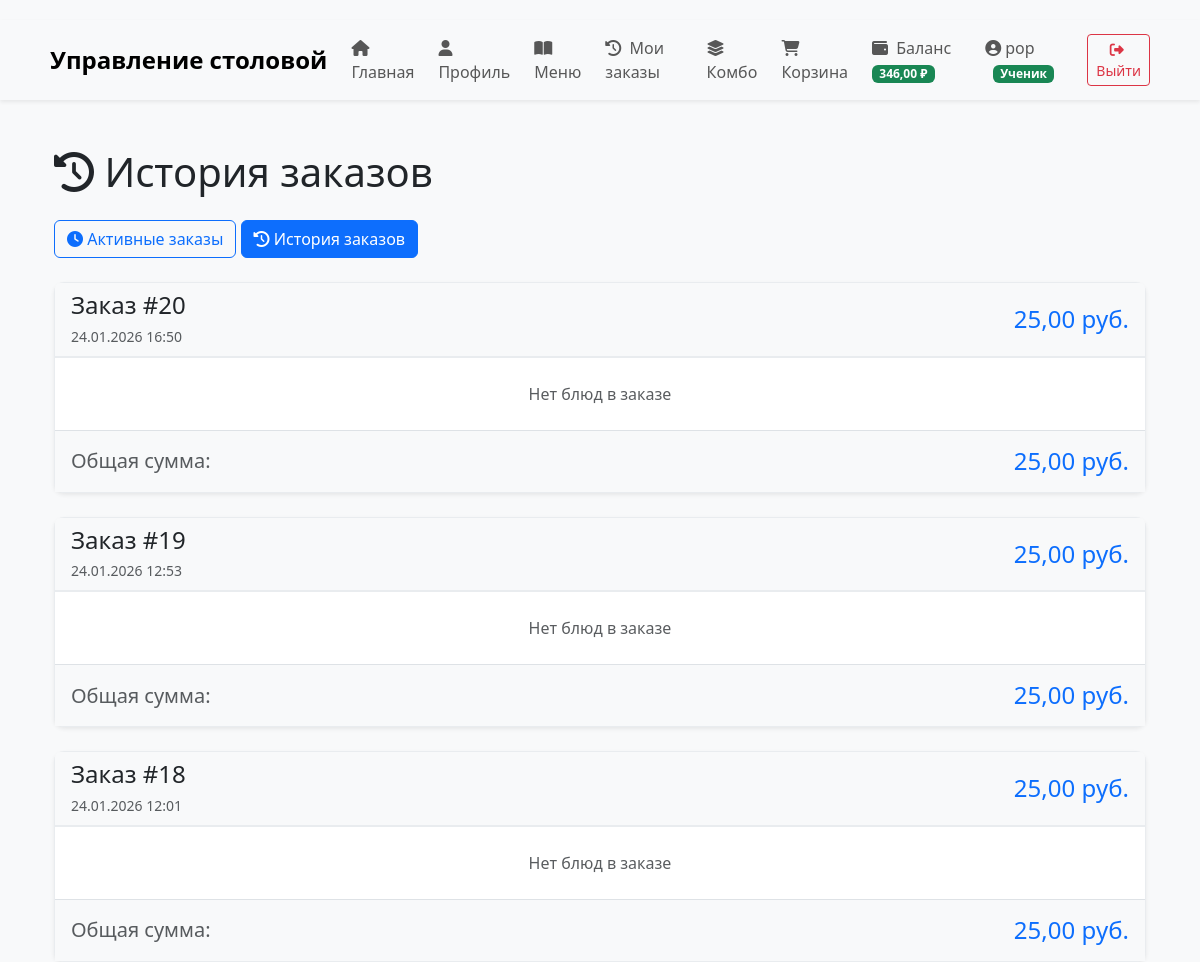
Page /order-history/ (signed in, upper part) on the earlier database version.
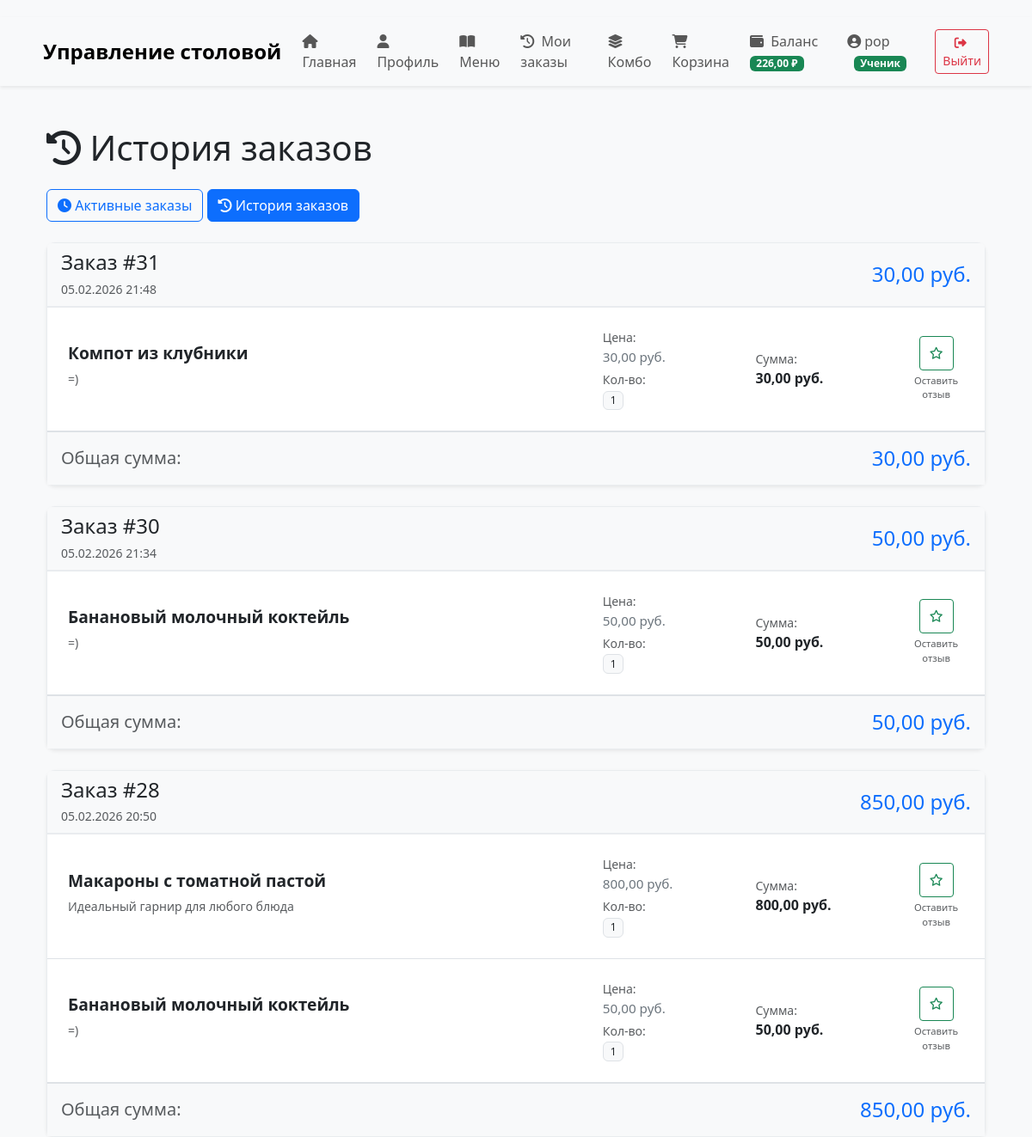
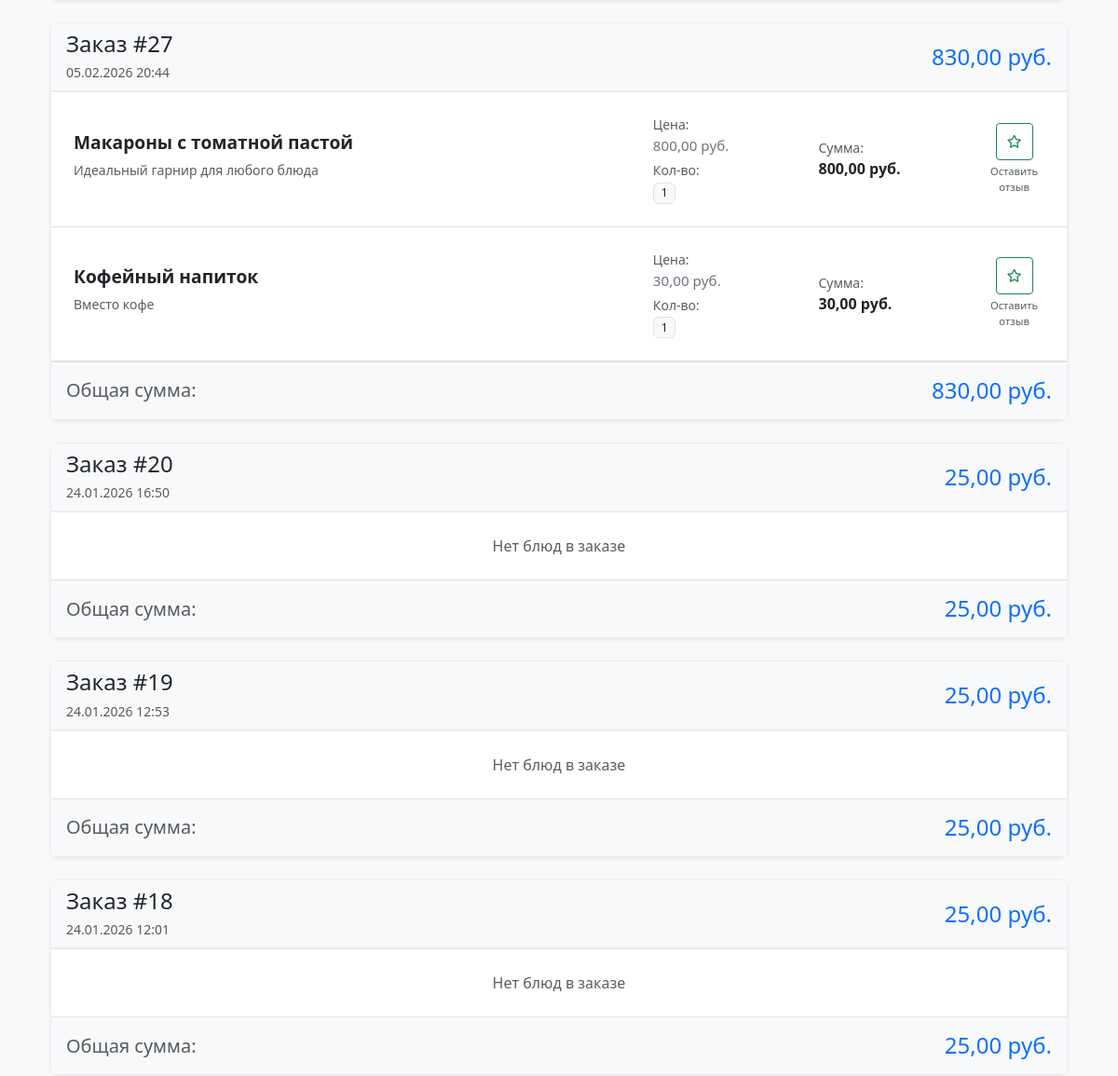
Same page on the later database version (2 pictures, top to bottom).
### users/models.py (models this page shows, shortened)
class CustomUser(AbstractUser):
    ROLE_CHOICES = [
        ('admin', 'Администратор'),
        ('student', 'Ученик'),
        ('chef', 'Повар'),
    ]
    role = models.CharField(max_length=20, choices=ROLE_CHOICES, default='student')
    phone = models.CharField(max_length=15, blank=True)
    avatar = models.ImageField(upload_to='avatars/', blank=True, null=True)
    birth_date = models.DateField(blank=True, null=True)
    allergens = models.ManyToManyField(
        'orders.Ingredient',
        blank=True,
        verbose_name='Аллергены',
        help_text='Отметьте ингредиенты-аллергены'
    )
    balance = models.DecimalField(
        max_digits=10,
        decimal_places=2,
        default=0.00,
        verbose_name='Баланс'
    )
    bonus_points = models.IntegerField(
        default=0,
        verbose_name='Бонусные баллы'
    )
    def is_admin(self):
        return self.role == 'admin' or self.is_superuser
    def is_student(self):
        return self.role == 'student'
    def is_chef(self):
        return self.role == 'chef'

### orders/models.py (models this page shows, shortened)
class Order(models.Model):
    STATUS_CHOICES = [
        ('pending', 'В ожидании'),
        ('confirmed', 'Подтвержден'),
        ('preparing', 'Готовится'),
        ('ready', 'Готово'),
        ('picked_up', 'Получен'),
        ('delivered', 'Забран'),
        ('cancelled', 'Отменено'),
    ]
    customer = models.ForeignKey(CustomUser, on_delete=models.CASCADE,
                                 related_name='orders', verbose_name='Ученик')
    status = models.CharField(max_length=20, choices=STATUS_CHOICES,
                              default='pending', verbose_name='Статус')
    total_price = models.DecimalField(max_digits=10, decimal_places=2,
                                      default=0, verbose_name='Общая сумма')
    created_at = models.DateTimeField(auto_now_add=True, verbose_name='Дата создания')
    updated_at = models.DateTimeField(auto_now=True, verbose_name='Дата обновления')
    notes = models.TextField(blank=True, verbose_name='Примечания')
    is_visible_to_customer = models.BooleanField(default=True, verbose_name='Виден ученику')
    class Meta:
        verbose_name = 'Заказ'
        verbose_name_plural = 'Заказы'
        ordering = ['-created_at']

class OrderItem(models.Model):
    ITEM_STATUS_CHOICES = [
        ('pending', 'Ожидает'),
        ('preparing', 'Готовится'),
        ('ready', 'Готово'),
        ('out_of_stock', 'Нет в наличии'),
    ]
    order = models.ForeignKey(Order, on_delete=models.CASCADE, related_name='items')
    dish = models.ForeignKey(Dish, on_delete=models.CASCADE, verbose_name='Блюдо')
    quantity = models.PositiveIntegerField(default=1, verbose_name='Количество')
    price_at_time = models.DecimalField(max_digits=10, decimal_places=2,
                                        verbose_name='Цена на момент заказа')
    status = models.CharField(max_length=20, choices=ITEM_STATUS_CHOICES,
                              default='pending', verbose_name='Статус')
    class Meta:
        verbose_name = 'Элемент заказа'
        verbose_name_plural = 'Элементы заказа'
    def get_total(self):
        return self.price_at_time * self.quantity

class Dish(models.Model):
    name = models.CharField(max_length=200, verbose_name='Название')
    description = models.TextField(verbose_name='Описание')
    price = models.DecimalField(max_digits=10, decimal_places=2, verbose_name='Цена')
    category = models.ForeignKey(Category, on_delete=models.CASCADE, verbose_name='Категория')
    image = models.ImageField(upload_to='dishes/', blank=True, null=True, verbose_name='Изображение')
    is_available = models.BooleanField(default=True, verbose_name='Доступно')
    created_by = models.ForeignKey(CustomUser, on_delete=models.SET_NULL, null=True, editable=False)
    created_at = models.DateTimeField(auto_now_add=True, verbose_name='Дата создания')
    class Meta:
        verbose_name = 'Блюдо'
        verbose_name_plural = 'Блюда'
        ordering = ['category', 'name']

### orders/views.py (the view)
# urls.py: path('order-history/', views.order_history, name='order_history'),
@login_required
def order_history(request):
    try:
        if not hasattr(request.user, 'role') or request.user.role != 'student':
            messages.error(request, 'История заказов доступна только ученикам')
            return redirect('home')
        orders = Order.objects.filter(customer=request.user, status__in=['picked_up', 'delivered']).select_related('customer').prefetch_related('items__dish').order_by('-created_at')
        return render(request, 'orders/order_history.html', {'orders': orders, 'user': request.user})
    except Exception as e:
        messages.error(request, f'Ошибка загрузки истории заказов: {str(e)}')
        return redirect('my_orders')

### orders/templates/orders/order_history.html (shortened to what the changed rows need)
{% extends 'base.html' %}
{% block content %}
<div class="container py-4">
    <h1 class="mb-4"><i class="fas fa-history"></i> История заказов</h1>
    {% if not user.is_student %}
    <div class="alert alert-warning">
        История заказов доступна только ученикам
    </div>
    {% else %}
    {% if orders %}
        {% for order in orders %}
        <div class="card mb-4 shadow-sm">
            <div class="card-header bg-light">
                <div class="d-flex justify-content-between align-items-center">
                    <div>
                        <h4 class="mb-1">Заказ #{{ order.id }}</h4>
                        <small class="text-muted">{{ order.created_at|date:"d.m.Y H:i" }}</small>
                    </div>
                    <div class="text-end">
                        <h4 class="mb-0 text-primary">{{ order.total_price }} руб.</h4>
                    </div>
                </div>
            </div>
            <div class="card-body p-0">
                <div class="list-group list-group-flush">
                    {% for item in order.items.all %}
                    <div class="list-group-item p-4 border-bottom">
                        <div class="row align-items-center">
                            <div class="col-md-7">
                                <h5 class="mb-2 text-dark fw-bold">
                                    {{ item.dish.name }}
                                </h5>
                                {% if item.dish.description %}
                                <p class="text-muted mb-2 small">{{ item.dish.description|truncatechars:120 }}</p>
                                {% endif %}
                            </div>
                            <div class="col-md-2">
                                <div class="mb-1">
                                    <small class="text-muted d-block">Цена:</small>
                                    <span class="text-secondary">{{ item.price_at_time }} руб.</span>
                                </div>
                                <div>
                                    <small class="text-muted d-block">Кол-во:</small>
                                    <span class="badge bg-light text-dark">{{ item.quantity }}</span>
                                </div>
                            </div>
                            <div class="col-md-2">
                                <small class="text-muted d-block">Сумма:</small>
                                <span class="fw-bold">{{ item.get_total }} руб.</span>
                            </div>
                            <div class="col-md-1 text-center">
                                {% with has_review=False %}
                                    {% if not has_review %}
                                    <div class="d-flex flex-column align-items-center">
                                        <a href="{% url 'add_review' order.id item.dish.id %}"
                                           class="btn btn-outline-success btn-sm p-2 mb-1"
                                           title="Оставить отзыв">
                                            <i class="far fa-star"></i>
                                        </a>
                                        <small class="text-muted" style="font-size: 0.7rem;">
                                            Оставить<br>отзыв
                                        </small>
                                    </div>
                                    {% endif %}
                                {% endwith %}
                            </div>
                        </div>
                    </div>
                    {% empty %}
                    <div class="list-group-item text-center py-4">
                        <p class="text-muted mb-0">Нет блюд в заказе</p>
                    </div>
                    {% endfor %}
                </div>
                <div class="p-3 bg-light border-top">
                    <div class="d-flex justify-content-between align-items-center">
                        <h5 class="mb-0 text-muted">Общая сумма:</h5>
                        <h4 class="mb-0 text-primary">{{ order.total_price }} руб.</h4>
                    </div>
                </div>
            </div>
        </div>
        {% endfor %}
    {% endif %}
    {% endif %}
</div>
{% endblock %}

### templates/base.html (shortened to what this page needs)
<!DOCTYPE html>
<html lang="ru">
<head>
    <link href="https://cdn.jsdelivr.net/npm/bootstrap@5.3.0/dist/css/bootstrap.min.css" rel="stylesheet">
    <link rel="stylesheet" href="https://cdnjs.cloudflare.com/ajax/libs/font-awesome/6.4.0/css/all.min.css">
</head>
<body>
    <nav class="navbar navbar-expand-lg navbar-light bg-light shadow-sm mb-4">
        <div class="container">
            <a class="navbar-brand" href="{% url 'home' %}">
                Управление столовой
            </a>
            <div class="collapse navbar-collapse" id="navbarNav">
                <ul class="navbar-nav me-auto">
                    <li class="nav-item">
                        <a class="nav-link" href="{% url 'home' %}">
                            <i class="fas fa-home me-1"></i> Главная
                        </a>
                    </li>
                    <li class="nav-item">
                        <a class="nav-link" href="{% url 'profile' %}">
                            <i class="fas fa-user me-1"></i> Профиль
                        </a>
                    </li>
                    {% if user.is_authenticated and user.is_student %}
                    <li class="nav-item">
                        <a class="nav-link" href="{% url 'menu' %}">
                            <i class="fas fa-book-open me-1"></i> Меню
                        </a>
                    </li>
                    <li class="nav-item">
                        <a class="nav-link" href="{% url 'my_orders' %}">
                            <i class="fas fa-history me-1"></i> Мои заказы
                        </a>
                    </li>
                    <li class="nav-item">
                        <a class="nav-link" href="{% url 'my_combo' %}">
                            <i class="fas fa-layer-group me-1"></i> Комбо
                        </a>
                    </li>
                    <li class="nav-item">
                        <a class="nav-link" href="{% url 'view_cart' %}">
                            <i class="fas fa-shopping-cart me-1"></i> Корзина
                        </a>
                    </li>
                    <li class="nav-item">
                        <a class="nav-link" href="{% url 'my_balance' %}">
                            <i class="fas fa-wallet me-1"></i> Баланс
                            {% if user.balance %}
                            <span class="badge bg-success badge-role">{{ user.balance }} ₽</span>
                            {% endif %}
                        </a>
                    </li>
                    {% endif %}
                </ul>
                <div class="navbar-nav align-items-center">
                    {% if user.is_authenticated %}
                    <div class="nav-item me-3">
                        <span class="navbar-text">
                            <i class="fas fa-user-circle me-1"></i>{{ user.username }}
                            <span class="badge
                                {% if user.is_admin %}bg-danger
                                {% elif user.is_chef %}bg-warning
                                {% else %}bg-success{% endif %}
                                badge-role ms-2">
                                {% if user.is_admin %}Администратор
                                {% elif user.is_chef %}Повар
                                {% else %}Ученик
                                {% endif %}
                            </span>
                        </span>
                    </div>
                    <div class="nav-item">
                        <a class="btn btn-outline-danger btn-sm" href="{% url 'logout' %}">
                            <i class="fas fa-sign-out-alt me-1"></i> Выйти
                        </a>
                    </div>
                    {% endif %}
                </div>
            </div>
        </div>
    </nav>
    <main class="container">
        {% block content %}{% endblock %}
    </main>
</body>
</html>

Differences in the rows shown:
changed CustomUser "pop": balance "346,00" → "226,00"
added Order: id "31", created_at "05.02.2026 21:48", total_price "30,00"
added OrderItem: dish.name "Компот из клубники", dish.description "=)", price_at_time "30,00", quantity "1", get_total "30,00", shown under "31"
added Order: id "30", created_at "05.02.2026 21:34", total_price "50,00"
added OrderItem: dish.name "Банановый молочный коктейль", dish.description "=)", price_at_time "50,00", quantity "1", get_total "50,00", shown under "30"
added Order: id "28", created_at "05.02.2026 20:50", total_price "850,00"
added OrderItem: dish.name "Макароны с томатной пастой", dish.description "Идеальный гарнир для любого блюда", price_at_time "800,00", quantity "1", get_total "800,00", shown under "28"
added OrderItem: dish.name "Банановый молочный коктейль", dish.description "=)", price_at_time "50,00", quantity "1", get_total "50,00", shown under "28"
added Order: id "27", created_at "05.02.2026 20:44", total_price "830,00"
added OrderItem: dish.name "Макароны с томатной пастой", dish.description "Идеальный гарнир для любого блюда", price_at_time "800,00", quantity "1", get_total "800,00", shown under "27"
added OrderItem: dish.name "Кофейный напиток", dish.description "Вместо кофе", price_at_time "30,00", quantity "1", get_total "30,00", shown under "27"
